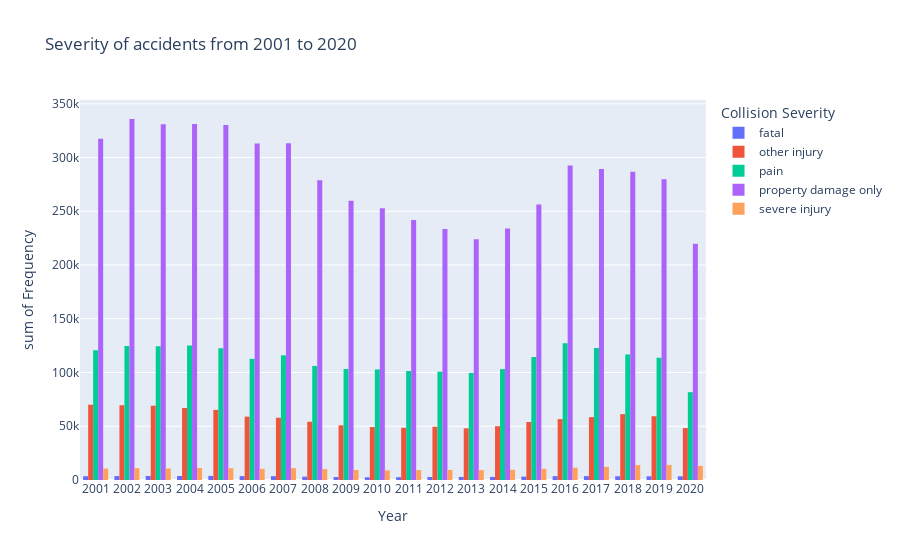

Source (notebook cell):
### Markdown cell above
##### Create the histogram using plotly

### Code cell
fig2 = px.histogram(data2, x='year', y='severity_count', barmode="group",
              color='collision_severity', 
              title="Severity of accidents from 2001 to 2020",
              labels= {
                  'year': 'Year',
                  'severity_count': 'Frequency',
                  'collision_severity': 'Collision Severity'
              })
fig2.show()
fig2.write_html("severity_graph")
print("The interactive graph can be found in the file severity_graph.html")

### Figure 1 — Plotly figure (JSON) as saved in the notebook; plotly's stock layout.template omitted (floating-point values rounded to 4 significant figures)
{"data": [{"alignmentgroup": "True", "bingroup": "x", "histfunc": "sum", "hovertemplate": "Collision Severity=fatal<br>Year=%{x}<br>sum of Frequency=%{y}<extra></extra>", "legendgroup": "fatal", "marker": {"color": "#636efa", "pattern": {"shape": ""}}, "name": "fatal", "offsetgroup": "fatal", "orientation": "v", "showlegend": true, "type": "histogram", "x": ["2001", "2002", "2003", "2004", "2005", "2006", "2007", "2008", "2009", "2010", "2011", "2012", "2013", "2014", "2015", "2016", "2017", "2018", "2019", "2020"], "xaxis": "x", "y": [3517, 3650, 3726, 3701, 3822, 3613, 3557, 3113, 2805, 2520, 2628, 2758, 2853, 2882, 3170, 3558, 3582, 3479, 3437, 3419], "yaxis": "y"}, {"alignmentgroup": "True", "bingroup": "x", "histfunc": "sum", "hovertemplate": "Collision Severity=other injury<br>Year=%{x}<br>sum of Frequency=%{y}<extra></extra>", "legendgroup": "other injury", "marker": {"color": "#EF553B", "pattern": {"shape": ""}}, "name": "other injury", "offsetgroup": "other injury", "orientation": "v", "showlegend": true, "type": "histogram", "x": ["2001", "2002", "2003", "2004", "2005", "2006", "2007", "2008", "2009", "2010", "2011", "2012", "2013", "2014", "2015", "2016", "2017", "2018", "2019", "2020"], "xaxis": "x", "y": [70052, 69575, 69126, 66978, 65273, 58964, 57962, 54174, 50900, 49283, 48577, 49541, 48075, 50057, 53985, 56687, 58491, 61273, 59344, 48293], "yaxis": "y"}, {"alignmentgroup": "True", "bingroup": "x", "histfunc": "sum", "hovertemplate": "Collision Severity=pain<br>Year=%{x}<br>sum of Frequency=%{y}<extra></extra>", "legendgroup": "pain", "marker": {"color": "#00cc96", "pattern": {"shape": ""}}, "name": "pain", "offsetgroup": "pain", "orientation": "v", "showlegend": true, "type": "histogram", "x": ["2001", "2002", "2003", "2004", "2005", "2006", "2007", "2008", "2009", "2010", "2011", "2012", "2013", "2014", "2015", "2016", "2017", "2018", "2019", "2020"], "xaxis": "x", "y": [120748, 124635, 124325, 125176, 122474, 112750, 115995, 106160, 103271, 102876, 101373, 100763, 99661, 103156, 114391, 127230, 122849, 116803, 113744, 81694], "yaxis": "y"}, {"alignmentgroup": "True", "bingroup": "x", "histfunc": "sum", "hovertemplate": "Collision Severity=property damage only<br>Year=%{x}<br>sum of Frequency=%{y}<extra></extra>", "legendgroup": "property damage only", "marker": {"color": "#ab63fa", "pattern": {"shape": ""}}, "name": "property damage only", "offsetgroup": "property damage only", "orientation": "v", "showlegend": true, "type": "histogram", "x": ["2001", "2002", "2003", "2004", "2005", "2006", "2007", "2008", "2009", "2010", "2011", "2012", "2013", "2014", "2015", "2016", "2017", "2018", "2019", "2020"], "xaxis": "x", "y": [317567, 335869, 331055, 331208, 330195, 313077, 313357, 278986, 259899, 252876, 241886, 233447, 224078, 233941, 256220, 292696, 289285, 286842, 279786, 219873], "yaxis": "y"}, {"alignmentgroup": "True", "bingroup": "x", "histfunc": "sum", "hovertemplate": "Collision Severity=severe injury<br>Year=%{x}<br>sum of Frequency=%{y}<extra></extra>", "legendgroup": "severe injury", "marker": {"color": "#FFA15A", "pattern": {"shape": ""}}, "name": "severe injury", "offsetgroup": "severe injury", "orientation": "v", "showlegend": true, "type": "histogram", "x": ["2001", "2002", "2003", "2004", "2005", "2006", "2007", "2008", "2009", "2010", "2011", "2012", "2013", "2014", "2015", "2016", "2017", "2018", "2019", "2020"], "xaxis": "x", "y": [10678, 11012, 10722, 11232, 10961, 10442, 11037, 10162, 9353, 8935, 9165, 9392, 9173, 9529, 10403, 11448, 12225, 13898, 14041, 13138], "yaxis": "y"}], "layout": {"barmode": "group", "legend": {"title": {"text": "Collision Severity"}, "tracegroupgap": 0}, "title": {"text": "Severity of accidents from 2001 to 2020"}, "xaxis": {"anchor": "y", "domain": [0, 1], "title": {"text": "Year"}}, "yaxis": {"anchor": "x", "domain": [0, 1], "title": {"text": "sum of Frequency"}}}}
